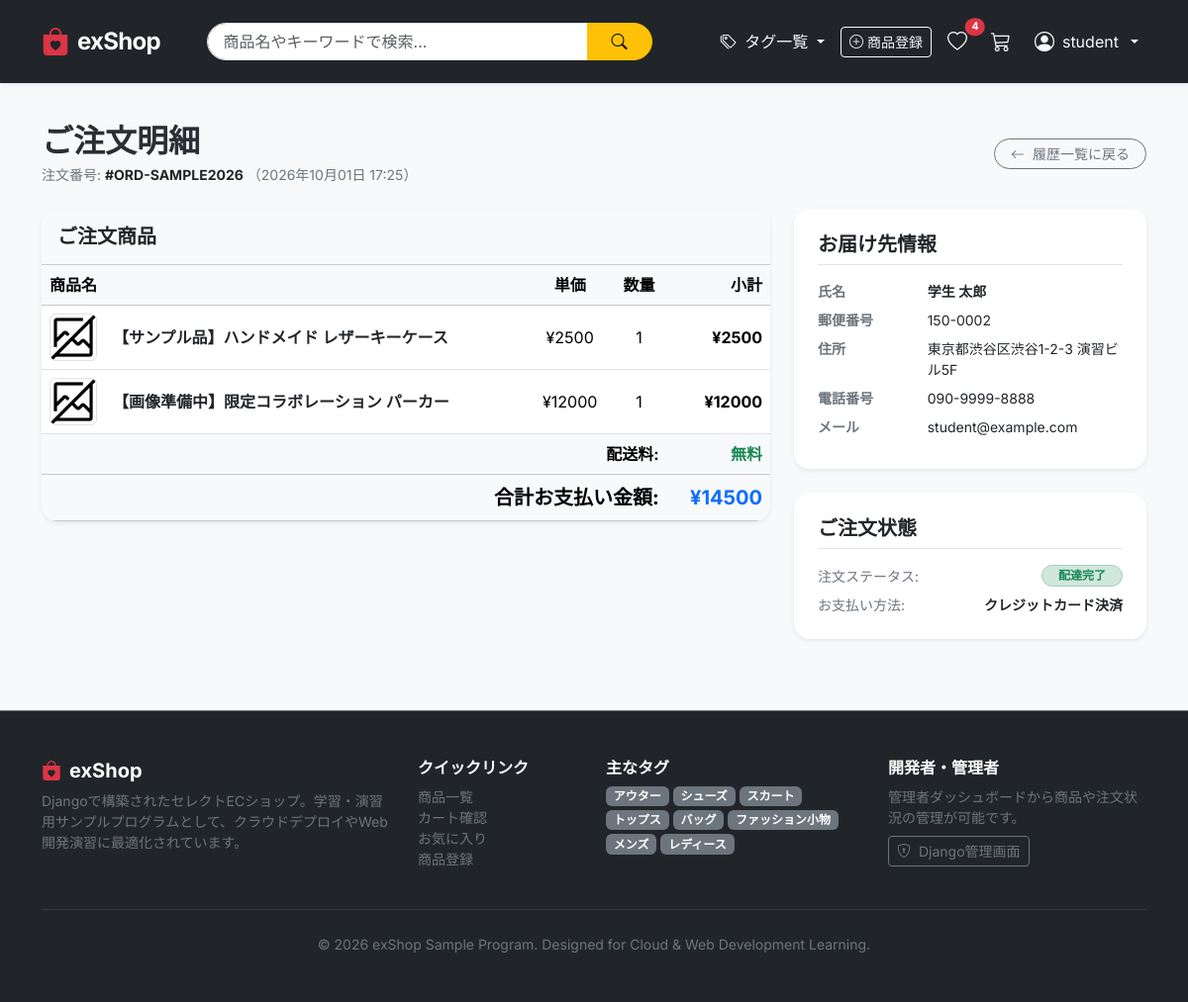
Page /orders/ORD-SAMPLE2026/ (signed in) on the committed database.
### shop/models.py (models this page shows, shortened)
class Order(models.Model):
    PAYMENT_METHODS = [
        ('credit_card', 'クレジットカード決済'),
        ('bank_transfer', '銀行振込'),
        ('cod', '代金引換'),
        ('convenience', 'コンビニ決済'),
    ]
    STATUS_CHOICES = [
        ('pending', '処理待ち'),
        ('processing', '発送準備中'),
        ('shipped', '発送済み'),
        ('completed', '配達完了'),
        ('cancelled', 'キャンセル'),
    ]
    user = models.ForeignKey(
        User, on_delete=models.SET_NULL, null=True, blank=True,
        related_name='orders', verbose_name="購入ユーザー"
    )
    order_number = models.CharField(max_length=32, unique=True, verbose_name="注文番号")
    full_name = models.CharField(max_length=100, verbose_name="氏名")
    postal_code = models.CharField(max_length=10, verbose_name="郵便番号")
    address = models.CharField(max_length=255, verbose_name="配送先住所")
    phone_number = models.CharField(max_length=20, verbose_name="電話番号")
    email = models.EmailField(verbose_name="メールアドレス")
    payment_method = models.CharField(
        max_length=20, choices=PAYMENT_METHODS, default='credit_card', verbose_name="支払方法"
    )
    total_price = models.PositiveIntegerField(default=0, verbose_name="合計金額 (円)")
    status = models.CharField(
        max_length=20, choices=STATUS_CHOICES, default='completed', verbose_name="注文ステータス"
    )
    created_at = models.DateTimeField(auto_now_add=True, verbose_name="注文日時")
    class Meta:
        verbose_name = "注文"
        verbose_name_plural = "注文履歴"
        ordering = ['-created_at']

class OrderItem(models.Model):
    order = models.ForeignKey(Order, on_delete=models.CASCADE, related_name='items', verbose_name="注文")
    product = models.ForeignKey(Product, on_delete=models.SET_NULL, null=True, blank=True, verbose_name="商品")
    product_name = models.CharField(max_length=200, verbose_name="購入時商品名")
    price = models.PositiveIntegerField(default=0, verbose_name="購入時単価")
    quantity = models.PositiveIntegerField(default=1, verbose_name="数量")
    class Meta:
        verbose_name = "注文明細"
        verbose_name_plural = "注文明細一覧"
    @property
    def subtotal(self):
        return self.price * self.quantity

class Tag(models.Model):
    COLOR_CHOICES = [
        ('primary', 'Primary (Blue)'),
        ('secondary', 'Secondary (Gray)'),
        ('success', 'Success (Green)'),
        ('danger', 'Danger (Red)'),
        ('warning', 'Warning (Yellow)'),
        ('info', 'Info (Teal)'),
        ('dark', 'Dark (Black)'),
    ]
    name = models.CharField(max_length=50, unique=True, verbose_name="タグ名")
    slug = models.SlugField(max_length=50, unique=True, allow_unicode=True, verbose_name="スラグ")
    color = models.CharField(max_length=20, choices=COLOR_CHOICES, default='primary', verbose_name="バッジ色")
    class Meta:
        verbose_name = "タグ"
        verbose_name_plural = "タグ一覧"
        ordering = ['name']

### shop/views.py (the view)
# urls.py: path('orders/<str:order_number>/', views.order_detail, name='order_detail'),
@login_required
def order_detail(request, order_number):
    order = get_object_or_404(Order, order_number=order_number, user=request.user)
    return render(request, 'shop/order_detail.html', {'order': order})

### shop/cart.py (called while the page is built)
    def __len__(self):
        return sum(item['quantity'] for item in self.cart.values())

### shop/context_processors.py (called while the page is built)
def shop_context(request):
    cart = Cart(request)
    all_tags = Tag.objects.all()
    favorite_count = 0
    favorite_product_ids = []
    if request.user.is_authenticated:
        favs = Favorite.objects.filter(user=request.user)
        favorite_count = favs.count()
        favorite_product_ids = list(favs.values_list('product_id', flat=True))
    return {
        'cart': cart,
        'cart_item_count': len(cart),
        'all_tags': all_tags,
        'favorite_count': favorite_count,
        'favorite_product_ids': favorite_product_ids,
    }

### shop/models.py (called while the page is built)
    @property
    def image_url(self):
        if self.image:
            image_path = os.path.join(settings.MEDIA_ROOT, self.image.name)
            if os.path.exists(image_path):
                return self.image.url
        return f"{settings.MEDIA_URL}no-image.png"

### templates/shop/order_detail.html (shortened to what this page needs)
{% extends 'base.html' %}
{% block content %}
<div class="container py-4">
    <div class="d-flex justify-content-between align-items-center mb-4">
        <div>
            <h2 class="fw-bold mb-1">ご注文明細</h2>
            <p class="text-secondary small mb-0">注文番号: <strong class="text-dark">#{{ order.order_number }}</strong> （{{ order.created_at|date:"Y年m月d日 H:i" }}）</p>
        </div>
        <a href="{% url 'shop:order_list' %}" class="btn btn-outline-secondary btn-sm rounded-pill px-3">
            <i class="bi bi-arrow-left me-1"></i> 履歴一覧に戻る
        </a>
    </div>
    <div class="row g-4">
        <div class="col-lg-8">
            <div class="card border-0 shadow-sm rounded-4 overflow-hidden mb-4">
                <div class="card-header bg-light py-3">
                    <h5 class="fw-bold mb-0">ご注文商品</h5>
                </div>
                <div class="table-responsive">
                    <table class="table align-middle mb-0">
                        <thead class="table-light">
                            <tr>
                                <th scope="col">商品名</th>
                                <th scope="col" class="text-center">単価</th>
                                <th scope="col" class="text-center">数量</th>
                                <th scope="col" class="text-end">小計</th>
                            </tr>
                        </thead>
                        <tbody>
                            {% for item in order.items.all %}
                                <tr>
                                    <td>
                                        <div class="d-flex align-items-center gap-3">
                                            {% if item.product %}
                                                <img src="{{ item.product.image_url }}" alt="{{ item.product_name }}" class="rounded-2 border" style="width: 48px; height: 48px; object-fit: cover;">
                                                <a href="{% url 'shop:product_detail' item.product.id %}" class="text-dark text-decoration-none fw-semibold">
                                                    {{ item.product_name }}
                                                </a>
                                            {% else %}
                                                <img src="/media/no-image.png" alt="no image" class="rounded-2 border" style="width: 48px; height: 48px; object-fit: cover;">
                                                <span class="text-secondary">{{ item.product_name }} (販売終了)</span>
                                            {% endif %}
                                        </div>
                                    </td>
                                    <td class="text-center">&yen;{{ item.price|floatformat:"0" }}</td>
                                    <td class="text-center">{{ item.quantity }}</td>
                                    <td class="text-end fw-bold">&yen;{{ item.subtotal|floatformat:"0" }}</td>
                                </tr>
                            {% endfor %}
                        </tbody>
                        <tfoot class="table-light">
                            <tr>
                                <th colspan="3" class="text-end">配送料:</th>
                                <td class="text-end text-success fw-bold">無料</td>
                            </tr>
                            <tr>
                                <th colspan="3" class="text-end fs-5">合計お支払い金額:</th>
                                <td class="text-end fs-5 fw-bold text-primary">&yen;{{ order.total_price|floatformat:"0" }}</td>
                            </tr>
                        </tfoot>
                    </table>
                </div>
            </div>
        </div>
        <div class="col-lg-4">
            <div class="card border-0 shadow-sm rounded-4 p-4 mb-4">
                <h5 class="fw-bold mb-3 border-bottom pb-2">お届け先情報</h5>
                <dl class="row mb-0 small">
                    <dt class="col-sm-4 text-secondary">氏名</dt>
                    <dd class="col-sm-8 fw-semibold">{{ order.full_name }}</dd>
                    <dt class="col-sm-4 text-secondary">郵便番号</dt>
                    <dd class="col-sm-8">{{ order.postal_code }}</dd>
                    <dt class="col-sm-4 text-secondary">住所</dt>
                    <dd class="col-sm-8">{{ order.address }}</dd>
                    <dt class="col-sm-4 text-secondary">電話番号</dt>
                    <dd class="col-sm-8">{{ order.phone_number }}</dd>
                    <dt class="col-sm-4 text-secondary">メール</dt>
                    <dd class="col-sm-8">{{ order.email }}</dd>
                </dl>
            </div>
            <div class="card border-0 shadow-sm rounded-4 p-4">
                <h5 class="fw-bold mb-3 border-bottom pb-2">ご注文状態</h5>
                <div class="d-flex justify-content-between align-items-center mb-2">
                    <span class="text-secondary small">注文ステータス:</span>
                    <span class="badge bg-success-subtle text-success border border-success-subtle rounded-pill px-3 py-1">
                        {{ order.get_status_display }}
                    </span>
                </div>
                <div class="d-flex justify-content-between align-items-center">
                    <span class="text-secondary small">お支払い方法:</span>
                    <span class="fw-semibold small">{{ order.get_payment_method_display }}</span>
                </div>
            </div>
        </div>
    </div>
</div>
{% endblock %}

### templates/base.html (shortened to what this page needs)
{% load static %}
<!DOCTYPE html>
<html lang="ja">
<head>
    <link href="https://cdn.jsdelivr.net/npm/bootstrap@5.3.3/dist/css/bootstrap.min.css" rel="stylesheet">
    <link rel="stylesheet" href="https://cdn.jsdelivr.net/npm/bootstrap-icons@1.11.3/font/bootstrap-icons.min.css">
    <link rel="stylesheet" href="{% static 'css/style.css' %}">
</head>
<body class="bg-light d-flex flex-column min-vh-100">
    <nav class="navbar navbar-expand-lg navbar-dark bg-dark sticky-top shadow-sm py-3">
        <div class="container">
            <a class="navbar-brand fw-bold d-flex align-items-center gap-2" href="{% url 'shop:product_list' %}">
                <i class="bi bi-bag-heart-fill text-danger fs-3"></i>
                <span class="fs-4 tracking-tight">exShop</span>
            </a>
            <div class="collapse navbar-collapse" id="navbarMain">
                <form class="d-flex mx-auto my-2 my-lg-0 w-100" style="max-width: 450px;" method="get" action="{% url 'shop:product_list' %}">
                    <div class="input-group">
                        <input class="form-control rounded-start-pill ps-3" type="search" name="q" placeholder="商品名やキーワードで検索..." value="{{ request.GET.q|default:'' }}" aria-label="Search">
                        <button class="btn btn-warning rounded-end-pill px-4 fw-semibold" type="submit">
                            <i class="bi bi-search"></i>
                        </button>
                    </div>
                </form>
                <ul class="navbar-nav ms-auto align-items-center gap-2">
                    <li class="nav-item dropdown">
                        <a class="nav-link dropdown-toggle text-light" href="#" role="button" data-bs-toggle="dropdown" aria-expanded="false">
                            <i class="bi bi-tags me-1"></i> タグ一覧
                        </a>
                    </li>
                    <li class="nav-item">
                        <a class="btn btn-sm btn-outline-light d-flex align-items-center gap-1" href="{% url 'shop:product_create' %}">
                            <i class="bi bi-plus-circle"></i> 商品登録
                        </a>
                    </li>
                    <li class="nav-item">
                        <a class="nav-link position-relative text-light px-2" href="{% url 'shop:favorite_list' %}" title="お気に入り">
                            <i class="bi bi-heart fs-5"></i>
                            {% if favorite_count > 0 %}
                                <span class="position-absolute top-1 start-100 translate-middle badge rounded-pill bg-danger" style="font-size: 0.65rem;">
                                    {{ favorite_count }}
                                </span>
                            {% endif %}
                        </a>
                    </li>
                    <li class="nav-item">
                        <a class="nav-link position-relative text-light px-2" href="{% url 'shop:cart_detail' %}" title="カート">
                            <i class="bi bi-cart3 fs-5"></i>
                        </a>
                    </li>
                    {% if user.is_authenticated %}
                        <li class="nav-item dropdown">
                            <a class="nav-link dropdown-toggle text-light d-flex align-items-center gap-2" href="#" role="button" data-bs-toggle="dropdown">
                                <i class="bi bi-person-circle fs-5"></i>
                                <span>{{ user.username }}</span>
                            </a>
                        </li>
                    {% endif %}
                </ul>
            </div>
        </div>
    </nav>
    <main class="flex-grow-1">
        {% block content %}{% endblock %}
    </main>
    <footer class="bg-dark text-light-50 py-5 mt-5 border-top border-secondary">
        <div class="container">
            <div class="row g-4">
                <div class="col-lg-4 col-md-6 text-white">
                    <h5 class="fw-bold d-flex align-items-center gap-2">
                        <i class="bi bi-bag-heart-fill text-danger"></i> exShop
                    </h5>
                    <p class="text-secondary small mt-2">
                        Djangoで構築されたセレクトECショップ。学習・演習用サンプルプログラムとして、クラウドデプロイやWeb開発演習に最適化されています。
                    </p>
                </div>
                <div class="col-lg-2 col-md-6">
                    <h6 class="text-white fw-bold">クイックリンク</h6>
                    <ul class="list-unstyled small">
                        <li><a href="{% url 'shop:product_list' %}" class="text-secondary text-decoration-none hover-light">商品一覧</a></li>
                        <li><a href="{% url 'shop:cart_detail' %}" class="text-secondary text-decoration-none hover-light">カート確認</a></li>
                        <li><a href="{% url 'shop:favorite_list' %}" class="text-secondary text-decoration-none hover-light">お気に入り</a></li>
                        <li><a href="{% url 'shop:product_create' %}" class="text-secondary text-decoration-none hover-light">商品登録</a></li>
                    </ul>
                </div>
                <div class="col-lg-3 col-md-6">
                    <h6 class="text-white fw-bold">主なタグ</h6>
                    <div class="d-flex flex-wrap gap-1 mt-2">
                        {% for tag in all_tags|slice:":8" %}
                            <a href="{% url 'shop:product_list' %}?tag={{ tag.slug }}" class="badge bg-secondary text-decoration-none">
                                {{ tag.name }}
                            </a>
                        {% empty %}
                            <span class="text-secondary small">タグ未設定</span>
                        {% endfor %}
                    </div>
                </div>
                <div class="col-lg-3 col-md-6">
                    <h6 class="text-white fw-bold">開発者・管理者</h6>
                    <p class="text-secondary small mb-2">管理者ダッシュボードから商品や注文状況の管理が可能です。</p>
                    <a href="/admin/" target="_blank" class="btn btn-sm btn-outline-secondary">
                        <i class="bi bi-shield-lock me-1"></i> Django管理画面
                    </a>
                </div>
            </div>
            <hr class="border-secondary my-4">
            <div class="text-center text-secondary small">
                &copy; 2026 exShop Sample Program. Designed for Cloud & Web Development Learning.
            </div>
        </div>
    </footer>
</body>
</html>

### static/css/style.css (style rules this page uses)
body { font-family: 'Inter', 'Noto Sans JP', -apple-system, BlinkMacSystemFont, "Segoe UI", Roboto, sans-serif; color: #2b2f33; }
.tracking-tight { letter-spacing: -0.03em; }

### rows in the picture
Order: order_number "ORD-SAMPLE2026", created_at "2026年10月01日 17:25", total_price "14500", full_name "学生 太郎", postal_code "150-0002", address "東京都渋谷区渋谷1-2-3 演習ビル5F", phone_number "090-9999-8888", email "student@example.com", status "配達完了", payment_method "クレジットカード決済"
OrderItem: product_name "【サンプル品】ハンドメイド レザーキーケース", price "2500", quantity "1", subtotal "2500"
OrderItem: product_name "【画像準備中】限定コラボレーション パーカー", price "12000", quantity "1", subtotal "12000"
Tag: name "アウター"
Tag: name "シューズ"
Tag: name "スカート"
Tag: name "トップス"
Tag: name "バッグ"
Tag: name "ファッション小物"
Tag: name "メンズ"
Tag: name "レディース"

### other values in the picture
{{ favorite_count }} "4"
{{ user.username }} "student"
